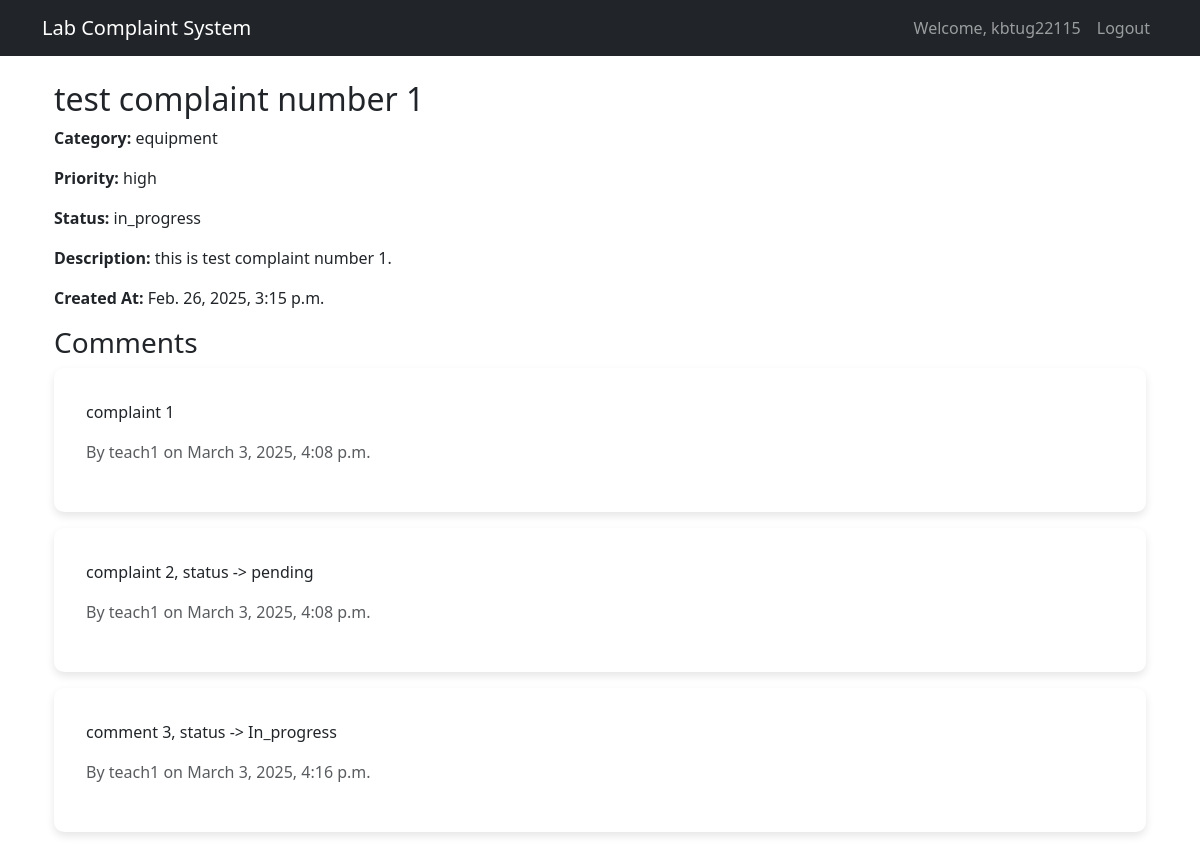
The app's page /complaints/details/2/ (signed in) with its own data.
### users/models.py (models this page shows, shortened)
class UserProfile(AbstractUser):
    ROLE_CHOICES = [
        ('student', 'Student'),
        ('staff', 'Lab Staff'),
        ('admin', 'Admin'),
    ]
    role = models.CharField(max_length=10, choices=ROLE_CHOICES, default='student')
    phone = models.CharField(max_length=15, blank=True, null=True)
    groups = models.ManyToManyField(
        'auth.Group',
        verbose_name='groups',
        blank=True,
        help_text='The groups this user belongs to. A user will get all permissions granted to each of their groups.',
        related_name='user_profiles',  # Unique related_name
        related_query_name='user_profile',
    )
    user_permissions = models.ManyToManyField(
        'auth.Permission',
        verbose_name='user permissions',
        blank=True,
        help_text='Specific permissions for this user.',
        related_name='user_profiles',  # Unique related_name
        related_query_name='user_profile',
    )

### complaints/models.py (models this page shows, shortened)
class Complaint(models.Model):
    CATEGORY_CHOICES = [
        ('equipment', 'Equipment'),
        ('software', 'Software'),
        ('safety', 'Safety'),
        ('other', 'Other'),
    ]
    PRIORITY_CHOICES = [
        ('low', 'Low'),
        ('medium', 'Medium'),
        ('high', 'High'),
    ]
    STATUS_CHOICES = [
        ('pending', 'Pending'),
        ('in_progress', 'In Progress'),
        ('resolved', 'Resolved'),
    ]
    title = models.CharField(max_length=200)
    description = models.TextField()
    category = models.CharField(max_length=20, choices=CATEGORY_CHOICES)
    priority = models.CharField(max_length=10, choices=PRIORITY_CHOICES)
    status = models.CharField(max_length=20, choices=STATUS_CHOICES, default='pending')
    created_by = models.ForeignKey(UserProfile, on_delete=models.CASCADE, related_name='created_complaints')
    created_at = models.DateTimeField(auto_now_add=True)
    updated_at = models.DateTimeField(auto_now=True)
    assigned_to = models.ForeignKey(UserProfile, on_delete=models.SET_NULL, null=True, blank=True, related_name='assigned_complaints')

class Comment(models.Model):
    complaint = models.ForeignKey('Complaint', on_delete=models.CASCADE, related_name='comments')
    comment = models.TextField()
    commented_by = models.ForeignKey(UserProfile, on_delete=models.CASCADE)
    commented_at = models.DateTimeField(auto_now_add=True)

### complaints/views.py (the view)
# urls.py: path('details/<int:complaint_id>/', views.complaint_details, name='complaint_details'),  # Add this line
@login_required
def complaint_details(request, complaint_id):
    complaint = get_object_or_404(Complaint, id=complaint_id)
    comments = Comment.objects.filter(complaint=complaint)
    if request.method == 'POST':
        if request.user.role in ['staff','admin']:
            new_status = request.POST.get('status')
            if new_status:
                complaint.status = new_status
                complaint.save()
            comment_text = request.POST.get('comment')
            if comment_text:
                Comment.objects.create(
                    complaint=complaint,
                    comment=comment_text,
                    commented_by=request.user
                )
            return redirect('complaint_details', complaint_id=complaint.id)
    else:
        form = CommentForm()
    context = {
        'complaint': complaint,
        'comments': comments,
        'form': form,
    }
    return render(request, 'complaints/complaint_details.html', context)

### complaints/templates/complaints/complaint_details.html (shortened to what this page needs)
{% extends 'base.html' %}
{% load static %}
{% block content %}
<div class="container">
    <h2>{{ complaint.title }}</h2>
    <p><strong>Category:</strong> {{ complaint.category }}</p>
    <p><strong>Priority:</strong> {{ complaint.priority }}</p>
    <p><strong>Status:</strong> {{ complaint.status }}</p>
    <p><strong>Description:</strong> {{ complaint.description }}</p>
    <p><strong>Created At:</strong> {{ complaint.created_at }}</p>
    <h3>Comments</h3>
    {% for comment in comments %}
        <div class="card mb-3">
            <div class="card-body">
                <p>{{ comment.comment }}</p>
                <p class="text-muted">By {{ comment.commented_by.username }} on {{ comment.commented_at }}</p>
            </div>
        </div>
    {% endfor %}
</div>
{% endblock %}

### complaints/templates/base.html (shortened to what this page needs)
{% extends 'base.html' %}

### users/templates/base.html (shortened to what this page needs)
{% load static %}
<!DOCTYPE html>
<html lang="en">
<head>
    <link href="https://cdn.jsdelivr.net/npm/bootstrap@5.3.0/dist/css/bootstrap.min.css" rel="stylesheet">
    <link rel="stylesheet" href="{% static 'css/styles.css' %}">
    <link rel="stylesheet" href="{% static 'css/styles.css' %}">
</head>
<body>
    <nav class="navbar navbar-expand-lg navbar-dark bg-dark">
        <div class="container">
            <a class="navbar-brand" href="{% url 'home' %}">Lab Complaint System</a>
            <div class="collapse navbar-collapse" id="navbarNav">
                <ul class="navbar-nav ms-auto">
                    {% if user.is_authenticated %}
                        <li class="nav-item">
                            <a class="nav-link" href="#">Welcome, {{ user.username }}</a>
                        </li>
                        <li class="nav-item">
                            <a class="nav-link" href="{% url 'logout' %}">Logout</a>
                        </li>
                    {% endif %}
                </ul>
            </div>
        </div>
    </nav>
    <div class="container mt-4">
        {% block content %}
        {% endblock %}
    </div>
</body>
</html>

### static/css/styles.css (style rules this page uses)
.card { border: none; border-radius: 10px; box-shadow: 0 4px 8px rgba(0, 0, 0, 0.1); }
.card-body { padding: 2rem; }
a { color: #007bff; text-decoration: none; }

### records on screen
UserProfile: username "kbtug22115"
Complaint: title "test complaint number 1", category "equipment", priority "high", status "in_progress", description "this is test complaint number 1.", created_at "Feb. 26, 2025, 3:15 p.m."
Comment: comment "complaint 1", commented_by.username "teach1", commented_at "March 3, 2025, 4:08 p.m."
Comment: comment "complaint 2, status -> pending", commented_by.username "teach1", commented_at "March 3, 2025, 4:08 p.m."
Comment: comment "comment 3, status -> In_progress", commented_by.username "teach1", commented_at "March 3, 2025, 4:16 p.m."
